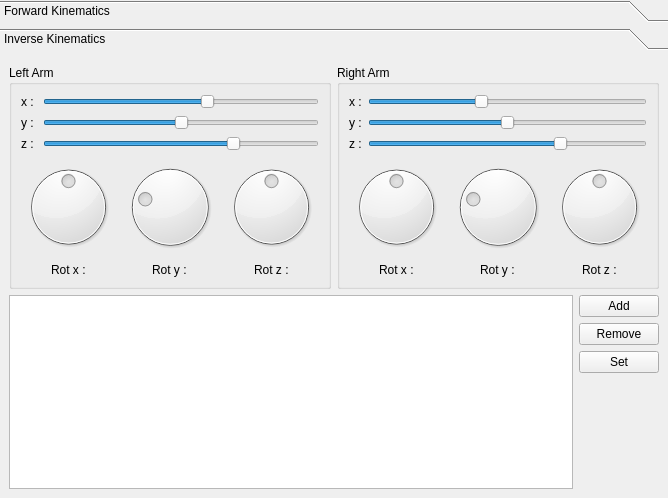
<?xml version="1.0" encoding="UTF-8"?>
<ui version="4.0">
 <class>JointSettingsDialog</class>
 <widget class="QDialog" name="JointSettingsDialog">
  <property name="geometry">
   <rect>
    <x>0</x>
    <y>0</y>
    <width>668</width>
    <height>498</height>
   </rect>
  </property>
  <property name="windowTitle">
   <string>Dialog</string>
  </property>
  <layout class="QGridLayout" name="gridLayout_2">
   <property name="leftMargin">
    <number>0</number>
   </property>
   <property name="topMargin">
    <number>0</number>
   </property>
   <property name="rightMargin">
    <number>0</number>
   </property>
   <property name="bottomMargin">
    <number>0</number>
   </property>
   <item row="0" column="0">
    <widget class="QToolBox" name="toolBox">
     <property name="currentIndex">
      <number>1</number>
     </property>
     <widget class="QWidget" name="fk_page">
      <property name="geometry">
       <rect>
        <x>0</x>
        <y>0</y>
        <width>668</width>
        <height>436</height>
       </rect>
      </property>
      <attribute name="label">
       <string>Forward Kinematics</string>
      </attribute>
      <layout class="QGridLayout" name="gridLayout_5">
       <item row="2" column="1">
        <spacer name="horizontalSpacer">
         <property name="orientation">
          <enum>Qt::Horizontal</enum>
         </property>
         <property name="sizeHint" stdset="0">
          <size>
           <width>440</width>
           <height>20</height>
          </size>
         </property>
        </spacer>
       </item>
       <item row="2" column="2">
        <widget class="QPushButton" name="reset_btn">
         <property name="text">
          <string>Reset</string>
         </property>
        </widget>
       </item>
       <item row="1" column="2">
        <widget class="QGroupBox" name="groupBox_2">
         <property name="title">
          <string>Finger Joints :</string>
         </property>
         <layout class="QGridLayout" name="gridLayout_3">
          <item row="4" column="0">
           <widget class="QLabel" name="label_12">
            <property name="text">
             <string>Joint 5 :</string>
            </property>
           </widget>
          </item>
          <item row="1" column="1" colspan="2">
           <widget class="QSlider" name="finger_slider2">
            <property name="minimum">
             <number>-90</number>
            </property>
            <property name="maximum">
             <number>90</number>
            </property>
            <property name="orientation">
             <enum>Qt::Horizontal</enum>
            </property>
           </widget>
          </item>
          <item row="7" column="1" colspan="2">
           <widget class="QSlider" name="finger_slider8">
            <property name="minimum">
             <number>-90</number>
            </property>
            <property name="maximum">
             <number>90</number>
            </property>
            <property name="orientation">
             <enum>Qt::Horizontal</enum>
            </property>
           </widget>
          </item>
          <item row="3" column="0">
           <widget class="QLabel" name="label_11">
            <property name="text">
             <string>Joint 4 :</string>
            </property>
           </widget>
          </item>
          <item row="10" column="0">
           <widget class="QLabel" name="label_18">
            <property name="text">
             <string>Joint 11 :</string>
            </property>
           </widget>
          </item>
          <item row="7" column="0">
           <widget class="QLabel" name="label_15">
            <property name="text">
             <string>Joint 8 :</string>
            </property>
           </widget>
          </item>
          <item row="0" column="1" colspan="2">
           <widget class="QSlider" name="finger_slider1">
            <property name="minimum">
             <number>-90</number>
            </property>
            <property name="maximum">
             <number>90</number>
            </property>
            <property name="orientation">
             <enum>Qt::Horizontal</enum>
            </property>
           </widget>
          </item>
          <item row="4" column="1" colspan="2">
           <widget class="QSlider" name="finger_slider5">
            <property name="minimum">
             <number>-90</number>
            </property>
            <property name="maximum">
             <number>90</number>
            </property>
            <property name="orientation">
             <enum>Qt::Horizontal</enum>
            </property>
           </widget>
          </item>
          <item row="2" column="0">
           <widget class="QLabel" name="label_10">
            <property name="text">
             <string>Joint 3 :</string>
            </property>
           </widget>
          </item>
          <item row="5" column="0">
           <widget class="QLabel" name="label_13">
            <property name="text">
             <string>Joint 6 :</string>
            </property>
           </widget>
          </item>
          <item row="2" column="1" colspan="2">
           <widget class="QSlider" name="finger_slider3">
            <property name="minimum">
             <number>-90</number>
            </property>
            <property name="maximum">
             <number>90</number>
            </property>
            <property name="orientation">
             <enum>Qt::Horizontal</enum>
            </property>
           </widget>
          </item>
          <item row="1" column="0">
           <widget class="QLabel" name="label_9">
            <property name="text">
             <string>Joint 2 :</string>
            </property>
           </widget>
          </item>
          <item row="8" column="0">
           <widget class="QLabel" name="label_16">
            <property name="text">
             <string>Joint 9 :</string>
            </property>
           </widget>
          </item>
          <item row="0" column="0">
           <widget class="QLabel" name="label_8">
            <property name="text">
             <string>Joint 1 :</string>
            </property>
           </widget>
          </item>
          <item row="6" column="0">
           <widget class="QLabel" name="label_14">
            <property name="text">
             <string>Joint 7 :</string>
            </property>
           </widget>
          </item>
          <item row="9" column="0">
           <widget class="QLabel" name="label_17">
            <property name="text">
             <string>Joint 10 :</string>
            </property>
           </widget>
          </item>
          <item row="5" column="1" colspan="2">
           <widget class="QSlider" name="finger_slider6">
            <property name="minimum">
             <number>-90</number>
            </property>
            <property name="maximum">
             <number>90</number>
            </property>
            <property name="orientation">
             <enum>Qt::Horizontal</enum>
            </property>
           </widget>
          </item>
          <item row="10" column="1" colspan="2">
           <widget class="QSlider" name="finger_slider11">
            <property name="minimum">
             <number>-90</number>
            </property>
            <property name="maximum">
             <number>90</number>
            </property>
            <property name="orientation">
             <enum>Qt::Horizontal</enum>
            </property>
           </widget>
          </item>
          <item row="8" column="1" colspan="2">
           <widget class="QSlider" name="finger_slider9">
            <property name="minimum">
             <number>-90</number>
            </property>
            <property name="maximum">
             <number>90</number>
            </property>
            <property name="orientation">
             <enum>Qt::Horizontal</enum>
            </property>
           </widget>
          </item>
          <item row="3" column="1" colspan="2">
           <widget class="QSlider" name="finger_slider4">
            <property name="minimum">
             <number>-90</number>
            </property>
            <property name="maximum">
             <number>90</number>
            </property>
            <property name="orientation">
             <enum>Qt::Horizontal</enum>
            </property>
           </widget>
          </item>
          <item row="9" column="1" colspan="2">
           <widget class="QSlider" name="finger_slider10">
            <property name="minimum">
             <number>-90</number>
            </property>
            <property name="maximum">
             <number>90</number>
            </property>
            <property name="orientation">
             <enum>Qt::Horizontal</enum>
            </property>
           </widget>
          </item>
          <item row="6" column="1" colspan="2">
           <widget class="QSlider" name="finger_slider7">
            <property name="minimum">
             <number>-90</number>
            </property>
            <property name="maximum">
             <number>90</number>
            </property>
            <property name="orientation">
             <enum>Qt::Horizontal</enum>
            </property>
           </widget>
          </item>
         </layout>
        </widget>
       </item>
       <item row="1" column="0" colspan="2">
        <widget class="QGroupBox" name="groupBox">
         <property name="title">
          <string>Arm Joints :</string>
         </property>
         <layout class="QGridLayout" name="gridLayout">
          <item row="1" column="0">
           <widget class="QLabel" name="label">
            <property name="text">
             <string>Joint 1 :</string>
            </property>
           </widget>
          </item>
          <item row="1" column="1" colspan="2">
           <widget class="QSlider" name="slider1">
            <property name="minimum">
             <number>-90</number>
            </property>
            <property name="maximum">
             <number>90</number>
            </property>
            <property name="orientation">
             <enum>Qt::Horizontal</enum>
            </property>
           </widget>
          </item>
          <item row="2" column="0">
           <widget class="QLabel" name="label_2">
            <property name="text">
             <string>Joint 2 :</string>
            </property>
           </widget>
          </item>
          <item row="3" column="0">
           <widget class="QLabel" name="label_3">
            <property name="text">
             <string>Joint 3 :</string>
            </property>
           </widget>
          </item>
          <item row="4" column="0">
           <widget class="QLabel" name="label_4">
            <property name="text">
             <string>Joint 4 :</string>
            </property>
           </widget>
          </item>
          <item row="5" column="0">
           <widget class="QLabel" name="label_5">
            <property name="text">
             <string>Joint 5 :</string>
            </property>
           </widget>
          </item>
          <item row="6" column="0">
           <widget class="QLabel" name="label_6">
            <property name="text">
             <string>Joint 6 :</string>
            </property>
           </widget>
          </item>
          <item row="7" column="0">
           <widget class="QLabel" name="label_7">
            <property name="text">
             <string>Joint 7 :</string>
            </property>
           </widget>
          </item>
          <item row="2" column="1" colspan="2">
           <widget class="QSlider" name="slider2">
            <property name="minimum">
             <number>-90</number>
            </property>
            <property name="maximum">
             <number>90</number>
            </property>
            <property name="orientation">
             <enum>Qt::Horizontal</enum>
            </property>
           </widget>
          </item>
          <item row="3" column="1" colspan="2">
           <widget class="QSlider" name="slider3">
            <property name="minimum">
             <number>-90</number>
            </property>
            <property name="maximum">
             <number>90</number>
            </property>
            <property name="orientation">
             <enum>Qt::Horizontal</enum>
            </property>
           </widget>
          </item>
          <item row="4" column="1" colspan="2">
           <widget class="QSlider" name="slider4">
            <property name="minimum">
             <number>-90</number>
            </property>
            <property name="maximum">
             <number>90</number>
            </property>
            <property name="orientation">
             <enum>Qt::Horizontal</enum>
            </property>
           </widget>
          </item>
          <item row="5" column="1" colspan="2">
           <widget class="QSlider" name="slider5">
            <property name="minimum">
             <number>-90</number>
            </property>
            <property name="maximum">
             <number>90</number>
            </property>
            <property name="orientation">
             <enum>Qt::Horizontal</enum>
            </property>
           </widget>
          </item>
          <item row="6" column="1" colspan="2">
           <widget class="QSlider" name="slider6">
            <property name="minimum">
             <number>-90</number>
            </property>
            <property name="maximum">
             <number>90</number>
            </property>
            <property name="orientation">
             <enum>Qt::Horizontal</enum>
            </property>
           </widget>
          </item>
          <item row="7" column="1" colspan="2">
           <widget class="QSlider" name="slider7">
            <property name="minimum">
             <number>-90</number>
            </property>
            <property name="maximum">
             <number>90</number>
            </property>
            <property name="orientation">
             <enum>Qt::Horizontal</enum>
            </property>
           </widget>
          </item>
         </layout>
        </widget>
       </item>
       <item row="0" column="0" colspan="3">
        <widget class="QGroupBox" name="groupBox_3">
         <property name="title">
          <string>ARM :</string>
         </property>
         <layout class="QGridLayout" name="gridLayout_4">
          <item row="0" column="1">
           <widget class="QSlider" name="arm_select_slider">
            <property name="autoFillBackground">
             <bool>true</bool>
            </property>
            <property name="styleSheet">
             <string notr="true">selection-color: rgb(138, 226, 52);
color: rgb(164, 0, 0);</string>
            </property>
            <property name="maximum">
             <number>1</number>
            </property>
            <property name="orientation">
             <enum>Qt::Horizontal</enum>
            </property>
           </widget>
          </item>
          <item row="0" column="0">
           <widget class="QLabel" name="label_20">
            <property name="text">
             <string>LEFT</string>
            </property>
           </widget>
          </item>
          <item row="0" column="2">
           <widget class="QLabel" name="label_19">
            <property name="text">
             <string>RIGHT</string>
            </property>
           </widget>
          </item>
         </layout>
        </widget>
       </item>
      </layout>
      <zorder>groupBox_3</zorder>
      <zorder>groupBox</zorder>
      <zorder>groupBox_2</zorder>
      <zorder>reset_btn</zorder>
      <zorder>horizontalSpacer</zorder>
     </widget>
     <widget class="QWidget" name="ik_page">
      <property name="geometry">
       <rect>
        <x>0</x>
        <y>0</y>
        <width>668</width>
        <height>436</height>
       </rect>
      </property>
      <attribute name="label">
       <string>Inverse Kinematics</string>
      </attribute>
      <layout class="QGridLayout" name="gridLayout_13">
       <item row="0" column="0">
        <widget class="QGroupBox" name="groupBox_4">
         <property name="sizePolicy">
          <sizepolicy hsizetype="Preferred" vsizetype="Fixed">
           <horstretch>0</horstretch>
           <verstretch>0</verstretch>
          </sizepolicy>
         </property>
         <property name="title">
          <string>Left Arm</string>
         </property>
         <layout class="QGridLayout" name="gridLayout_12">
          <item row="0" column="0" colspan="2">
           <layout class="QGridLayout" name="gridLayout_7">
            <item row="1" column="1">
             <widget class="QSlider" name="y_ik_left_slider">
              <property name="minimum">
               <number>-500</number>
              </property>
              <property name="maximum">
               <number>500</number>
              </property>
              <property name="singleStep">
               <number>5</number>
              </property>
              <property name="value">
               <number>0</number>
              </property>
              <property name="orientation">
               <enum>Qt::Horizontal</enum>
              </property>
             </widget>
            </item>
            <item row="0" column="0">
             <widget class="QLabel" name="label_21">
              <property name="text">
               <string>x : </string>
              </property>
             </widget>
            </item>
            <item row="2" column="1">
             <widget class="QSlider" name="z_ik_left_slider">
              <property name="minimum">
               <number>-500</number>
              </property>
              <property name="maximum">
               <number>500</number>
              </property>
              <property name="singleStep">
               <number>5</number>
              </property>
              <property name="value">
               <number>200</number>
              </property>
              <property name="orientation">
               <enum>Qt::Horizontal</enum>
              </property>
             </widget>
            </item>
            <item row="2" column="0">
             <widget class="QLabel" name="label_23">
              <property name="text">
               <string>z :</string>
              </property>
             </widget>
            </item>
            <item row="0" column="1">
             <widget class="QSlider" name="x_ik_left_slider">
              <property name="minimum">
               <number>-500</number>
              </property>
              <property name="maximum">
               <number>500</number>
              </property>
              <property name="singleStep">
               <number>5</number>
              </property>
              <property name="value">
               <number>100</number>
              </property>
              <property name="orientation">
               <enum>Qt::Horizontal</enum>
              </property>
             </widget>
            </item>
            <item row="1" column="0">
             <widget class="QLabel" name="label_22">
              <property name="text">
               <string>y :</string>
              </property>
             </widget>
            </item>
           </layout>
          </item>
          <item row="1" column="0" colspan="2">
           <layout class="QGridLayout" name="gridLayout_6">
            <item row="0" column="0">
             <widget class="QDial" name="rx_ik_left_dial">
              <property name="minimum">
               <number>-31</number>
              </property>
              <property name="maximum">
               <number>31</number>
              </property>
             </widget>
            </item>
            <item row="0" column="1">
             <widget class="QDial" name="ry_ik_left_dial">
              <property name="minimum">
               <number>-31</number>
              </property>
              <property name="maximum">
               <number>31</number>
              </property>
              <property name="value">
               <number>-15</number>
              </property>
             </widget>
            </item>
            <item row="0" column="2">
             <widget class="QDial" name="rz_ik_left_dial">
              <property name="minimum">
               <number>-31</number>
              </property>
              <property name="maximum">
               <number>31</number>
              </property>
             </widget>
            </item>
            <item row="1" column="0" alignment="Qt::AlignHCenter">
             <widget class="QLabel" name="label_24">
              <property name="sizePolicy">
               <sizepolicy hsizetype="Preferred" vsizetype="Fixed">
                <horstretch>0</horstretch>
                <verstretch>0</verstretch>
               </sizepolicy>
              </property>
              <property name="text">
               <string>Rot x :</string>
              </property>
             </widget>
            </item>
            <item row="1" column="1" alignment="Qt::AlignHCenter">
             <widget class="QLabel" name="label_25">
              <property name="sizePolicy">
               <sizepolicy hsizetype="Preferred" vsizetype="Fixed">
                <horstretch>0</horstretch>
                <verstretch>0</verstretch>
               </sizepolicy>
              </property>
              <property name="text">
               <string>Rot y :</string>
              </property>
             </widget>
            </item>
            <item row="1" column="2" alignment="Qt::AlignHCenter">
             <widget class="QLabel" name="label_26">
              <property name="sizePolicy">
               <sizepolicy hsizetype="Preferred" vsizetype="Fixed">
                <horstretch>0</horstretch>
                <verstretch>0</verstretch>
               </sizepolicy>
              </property>
              <property name="text">
               <string>Rot z :</string>
              </property>
             </widget>
            </item>
           </layout>
          </item>
         </layout>
        </widget>
       </item>
       <item row="0" column="1">
        <widget class="QGroupBox" name="groupBox_5">
         <property name="sizePolicy">
          <sizepolicy hsizetype="Preferred" vsizetype="Fixed">
           <horstretch>0</horstretch>
           <verstretch>0</verstretch>
          </sizepolicy>
         </property>
         <property name="title">
          <string>Right Arm</string>
         </property>
         <layout class="QGridLayout" name="gridLayout_10">
          <item row="0" column="0">
           <layout class="QGridLayout" name="gridLayout_9">
            <item row="0" column="0">
             <widget class="QLabel" name="label_27">
              <property name="text">
               <string>x :</string>
              </property>
             </widget>
            </item>
            <item row="0" column="1">
             <widget class="QSlider" name="x_ik_right_slider">
              <property name="minimum">
               <number>-500</number>
              </property>
              <property name="maximum">
               <number>500</number>
              </property>
              <property name="singleStep">
               <number>5</number>
              </property>
              <property name="value">
               <number>-100</number>
              </property>
              <property name="orientation">
               <enum>Qt::Horizontal</enum>
              </property>
             </widget>
            </item>
            <item row="1" column="0">
             <widget class="QLabel" name="label_28">
              <property name="text">
               <string>y :</string>
              </property>
             </widget>
            </item>
            <item row="1" column="1">
             <widget class="QSlider" name="y_ik_right_slider">
              <property name="minimum">
               <number>-500</number>
              </property>
              <property name="maximum">
               <number>500</number>
              </property>
              <property name="singleStep">
               <number>5</number>
              </property>
              <property name="value">
               <number>0</number>
              </property>
              <property name="orientation">
               <enum>Qt::Horizontal</enum>
              </property>
             </widget>
            </item>
            <item row="2" column="0">
             <widget class="QLabel" name="label_29">
              <property name="text">
               <string>z :</string>
              </property>
             </widget>
            </item>
            <item row="2" column="1">
             <widget class="QSlider" name="z_ik_right_slider">
              <property name="minimum">
               <number>-500</number>
              </property>
              <property name="maximum">
               <number>500</number>
              </property>
              <property name="singleStep">
               <number>5</number>
              </property>
              <property name="value">
               <number>200</number>
              </property>
              <property name="orientation">
               <enum>Qt::Horizontal</enum>
              </property>
             </widget>
            </item>
           </layout>
          </item>
          <item row="1" column="0">
           <layout class="QGridLayout" name="gridLayout_8">
            <item row="0" column="2">
             <widget class="QDial" name="ry_ik_right_dial">
              <property name="minimum">
               <number>-31</number>
              </property>
              <property name="maximum">
               <number>31</number>
              </property>
              <property name="value">
               <number>-15</number>
              </property>
             </widget>
            </item>
            <item row="1" column="3" alignment="Qt::AlignHCenter">
             <widget class="QLabel" name="label_32">
              <property name="sizePolicy">
               <sizepolicy hsizetype="Preferred" vsizetype="Fixed">
                <horstretch>0</horstretch>
                <verstretch>0</verstretch>
               </sizepolicy>
              </property>
              <property name="text">
               <string>Rot z :</string>
              </property>
             </widget>
            </item>
            <item row="0" column="3">
             <widget class="QDial" name="rz_ik_right_dial">
              <property name="minimum">
               <number>-31</number>
              </property>
              <property name="maximum">
               <number>31</number>
              </property>
             </widget>
            </item>
            <item row="1" column="2" alignment="Qt::AlignHCenter">
             <widget class="QLabel" name="label_31">
              <property name="sizePolicy">
               <sizepolicy hsizetype="Preferred" vsizetype="Fixed">
                <horstretch>0</horstretch>
                <verstretch>0</verstretch>
               </sizepolicy>
              </property>
              <property name="text">
               <string>Rot y :</string>
              </property>
             </widget>
            </item>
            <item row="1" column="1" alignment="Qt::AlignHCenter">
             <widget class="QLabel" name="label_30">
              <property name="sizePolicy">
               <sizepolicy hsizetype="Preferred" vsizetype="Fixed">
                <horstretch>0</horstretch>
                <verstretch>0</verstretch>
               </sizepolicy>
              </property>
              <property name="text">
               <string>Rot x :</string>
              </property>
             </widget>
            </item>
            <item row="0" column="1">
             <widget class="QDial" name="rx_ik_right_dial">
              <property name="minimum">
               <number>-31</number>
              </property>
              <property name="maximum">
               <number>31</number>
              </property>
             </widget>
            </item>
           </layout>
          </item>
         </layout>
        </widget>
       </item>
       <item row="1" column="0" colspan="2">
        <layout class="QGridLayout" name="gridLayout_11">
         <item row="0" column="0">
          <widget class="QTableWidget" name="tableWidget"/>
         </item>
         <item row="0" column="1">
          <layout class="QVBoxLayout" name="verticalLayout">
           <item>
            <widget class="QPushButton" name="add_btn">
             <property name="text">
              <string>Add</string>
             </property>
            </widget>
           </item>
           <item>
            <widget class="QPushButton" name="remove_btn">
             <property name="text">
              <string>Remove</string>
             </property>
            </widget>
           </item>
           <item>
            <widget class="QPushButton" name="set_btn">
             <property name="text">
              <string>Set</string>
             </property>
            </widget>
           </item>
           <item>
            <spacer name="verticalSpacer">
             <property name="orientation">
              <enum>Qt::Vertical</enum>
             </property>
             <property name="sizeHint" stdset="0">
              <size>
               <width>20</width>
               <height>40</height>
              </size>
             </property>
            </spacer>
           </item>
          </layout>
         </item>
        </layout>
       </item>
      </layout>
     </widget>
    </widget>
   </item>
  </layout>
 </widget>
 <resources/>
 <connections/>
</ui>
